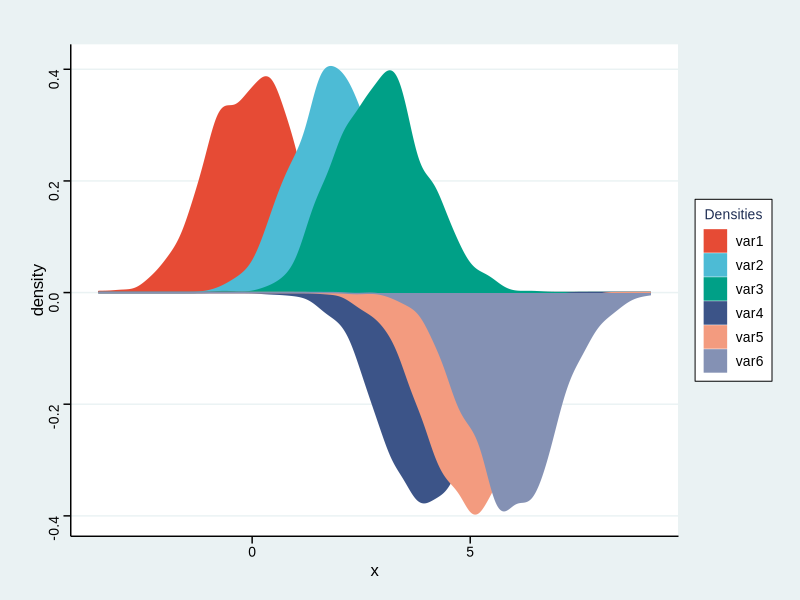
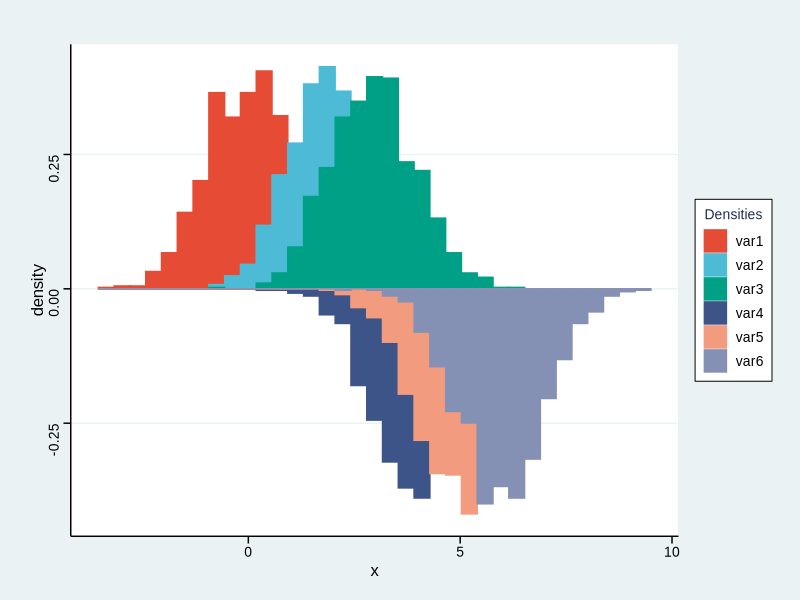

Generate these figures, in order, with R:
## ---- chunk 1
# Install packages
if (!requireNamespace("ggplot2", quietly = TRUE)) {
  install.packages("ggplot2")
}
if (!requireNamespace("ggthemes", quietly = TRUE)) {
  install.packages("ggthemes")
}

# Load packages
library(ggplot2)
library(ggthemes)
## ---- chunk 2
# Load data
data <- read.delim("files/Hiplot/038-density-hist-mirror-data.txt", header = T)

# convert data structure
sides <- data[1,]
data <- data[-1,]
for (i in 1:ncol(data)) {
  data[,i] <- as.numeric(data[,i])
}

# View data
head(data)
## ---- chunk 3
#| label: fig-1Density-mirror
#| fig-cap: "Mirror Density"
#| out.width: "95%"
#| fig-height: 4
#| fig-width: 6
#| warning: false
#| message: false

# Mirror Density
p <- ggplot(data, aes(x=x))
colrs <- c("#e64b35ff","#4dbbd5ff","#00a087ff","#3c5488ff","#f39b7fff","#8491b4ff")
colrs2 <- colnames(data)
for (i in seq_len(length(sides))) {
  eval(parse(
    text = sprintf("p <- p + geom_density(aes(x = %s, y = %s..density.., color = '%s', fill = '%s'), kernel = '%s')", 
                   colnames(data)[i], ifelse(sides[i] == "top", "", "-"), colnames(data)[i],
                   colnames(data)[i], "gaussian")
    ))
  names(colrs)[i] <- colnames(data)[i]
  names(colrs2)[i] <- colrs[i]
}
p <- p + 
  ggtitle("") +
  scale_fill_manual(values=colrs, name="Densities") +
  scale_color_manual(values=colrs, name="Densities") +
  theme_stata() +
  theme(text = element_text(family = "Arial"),
        plot.title = element_text(size = 12,hjust = 0.5),
        axis.title = element_text(size = 12),
        axis.text = element_text(size = 10),
        axis.text.x = element_text(angle = 0, hjust = 0.5,vjust = 1),
        legend.position = "right",
        legend.direction = "vertical",
        legend.title = element_text(size = 10),
        legend.text = element_text(size = 10))

p
## ---- chunk 4
#| label: fig-2Hist-mirror
#| fig-cap: "Mirror Histogram"
#| out.width: "95%"
#| fig-height: 4
#| fig-width: 6
#| warning: false
#| message: false

# Mirror Histogram
p <- ggplot(data, aes(x=x))
colrs <- c("#e64b35ff","#4dbbd5ff","#00a087ff","#3c5488ff","#f39b7fff","#8491b4ff")
colrs2 <- colnames(data)
for (i in seq_len(length(sides))) {
  eval(parse(
    text = sprintf("p <- p + geom_histogram(aes(x = %s, y = %s..density.., color = '%s', fill = '%s'), bins = %s)", 
                   colnames(data)[i], ifelse(sides[i] == "top", "", "-"),
                   colnames(data)[i], colnames(data)[i], 35)))
  names(colrs)[i] <- colnames(data)[i]
  names(colrs2)[i] <- colrs[i]
}
p <- p + 
  ggtitle("") +
  scale_fill_manual(values=colrs, name="Densities") +
  scale_color_manual(values=colrs, name="Densities") +
  theme_stata() +
  theme(text = element_text(family = "Arial"),
        plot.title = element_text(size = 12,hjust = 0.5),
        axis.title = element_text(size = 12),
        axis.text = element_text(size = 10),
        axis.text.x = element_text(angle = 0, hjust = 0.5,vjust = 1),
        legend.position = "right",
        legend.direction = "vertical",
        legend.title = element_text(size = 10),
        legend.text = element_text(size = 10))

p
